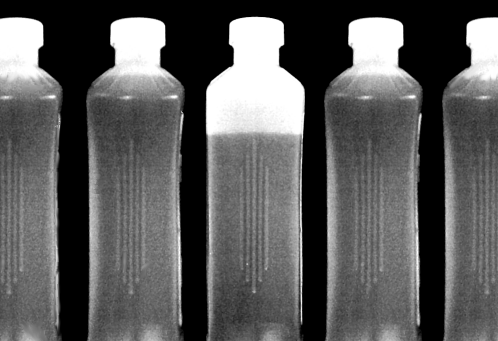
%> input picture assignment4/assignment4/bottles.tif, 498 x 341 px
$ octave Question1.m   (GNU Octave 9; MATLAB toolbox functions it lacks are replaced by stand-ins)
%> lines starting %> are read from the running program, lines starting %| are printed output that depends on the picture; in (x1, y1, x2, y2) boxes, pixels count from 0 and x2, y2 are one past the last pixel; in counts of white or black regions, pixels touching at a corner belong together; the program's own positions count from 1
%% Yash Patel, 201301134 %%

% Find the imperfect bottle. %

% Read the image. %
im = imread('bottles.tif');
%> im is the input picture: size 341x498 uint8; min 0, max 255, mean 90.4

% Convert this image to binary image. %
im_bw = im2bw(im, 0.8);
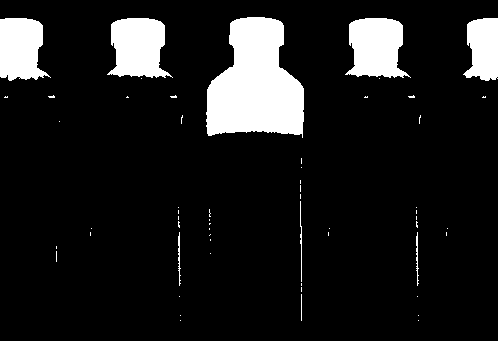
%> im_bw: size 341x498 logical; 11.1% white; 57 white regions (48 under 20 px), largest, box (x1, y1, x2, y2) and area: (206, 17, 304, 138) 8407, (107, 18, 173, 78) 2855, (345, 18, 411, 78) 2855

% Iteratively find the connected components. %
for i=1:5
%> this loop made 5 passes; what is shown inside it comes from the first

    % Find the connected components. %
    im_cc = bwconncomp(im_bw);
%> im_cc = 57 connected components

    % Find the largest connected comp. in the image. %
    numPixels = cellfun(@numel,im_cc.PixelIdxList);
%> numPixels = 57 values, max 8407 at index 22, min 1 at index 6, mean 329.9
    [biggest,idx] = max(numPixels);
%> biggest = 8407; idx = 22


    % Make image, negation of conncomp. %
    im_cnn = zeros(size(im_bw));

    % Make the conn comp pixels of this as one. %
    im_cnn(im_cc.PixelIdxList{idx}) = 255;
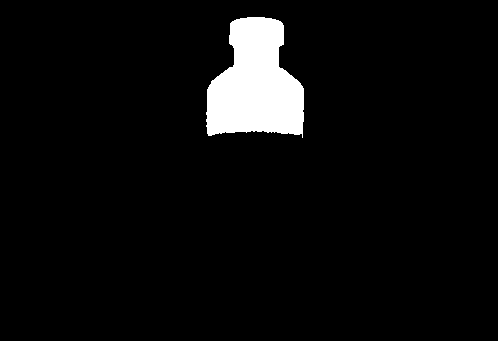
%> im_cnn: size 341x498 double; 5% white; 1 white region, box (x1, y1, x2, y2) and area: (206, 17, 304, 138) 8407

    % Convert this to binary image and show. %
    im_cnn_bw = im2bw(im_cnn, 0.5);

    % Find the num of pixels in given conn components. %
    a = find(im_cnn_bw);
%> a = 8407 values from 70359 to 103445
    if size(a,1) > 5000
        val = 'Given bottle is not correctly filled.';
        disp(val)
        figure, imshow(im_cnn_bw), title(val)
        pause();
    else
        val = 'Given bottle is correctly filled.';
        disp(val)
        figure, imshow(im_cnn_bw), title(val)
        pause();
    end

    % Change the given image by removing the largest cnncomp. %
    im_bw(im_cc.PixelIdxList{idx}) = 0;
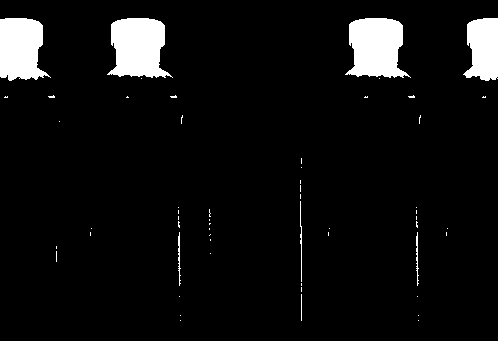
%> im_bw: size 341x498 logical; 6.1% white; 56 white regions (48 under 20 px), largest, box (x1, y1, x2, y2) and area: (107, 18, 173, 78) 2855, (345, 18, 411, 78) 2855, (0, 18, 51, 81) 2456

end
